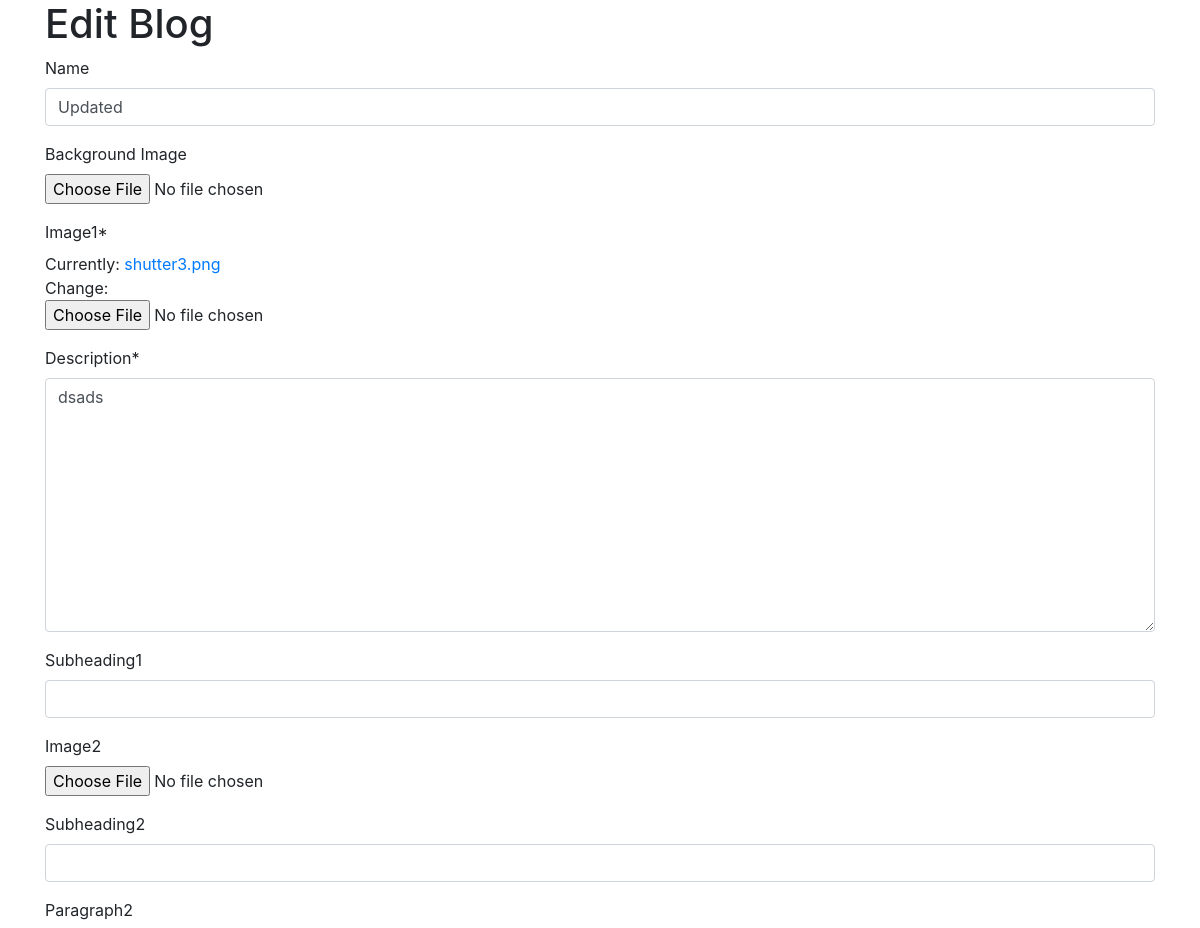
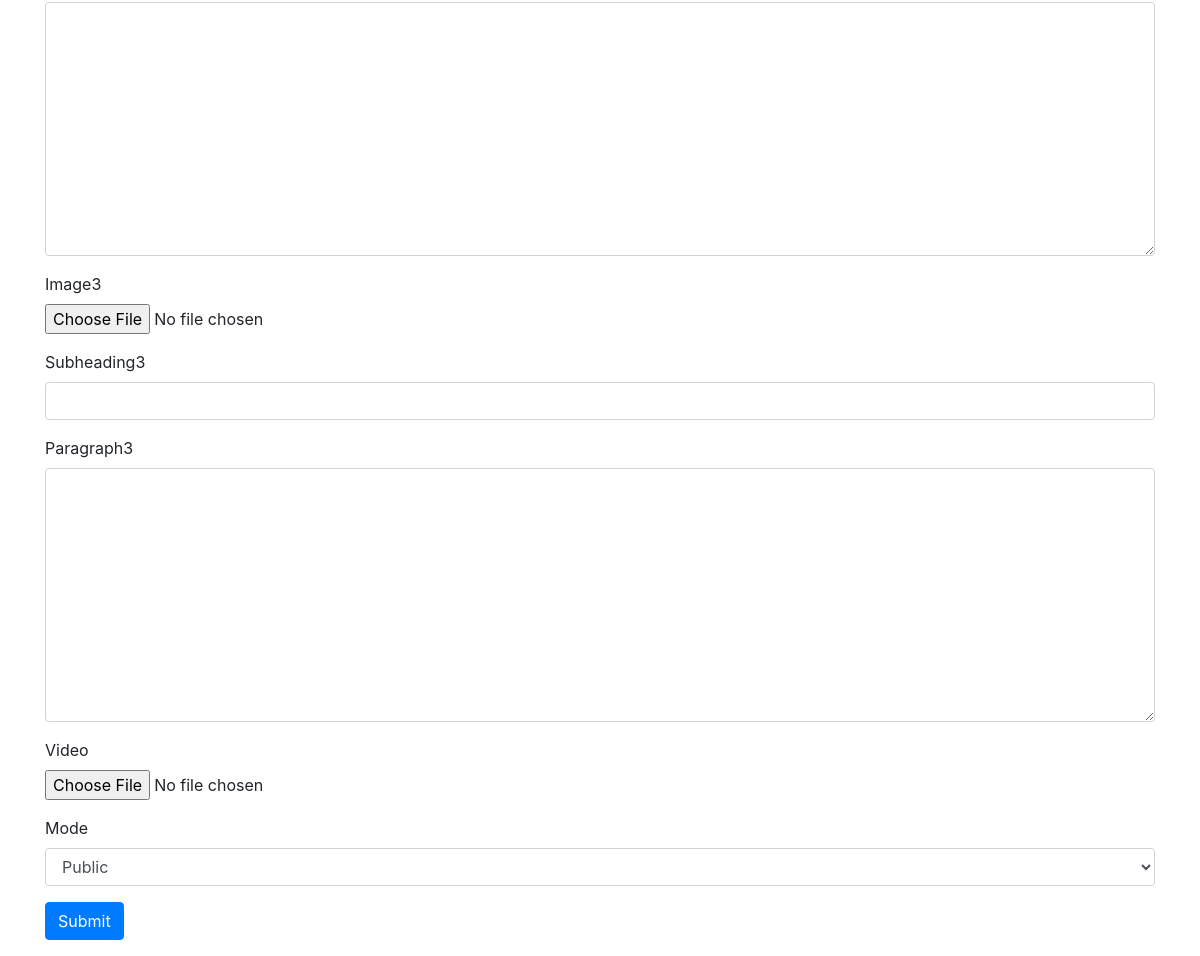
The app's page /EditBlog/admin-Blogs-22-05-2021-22-57-25, older data (2 pictures, top to bottom).
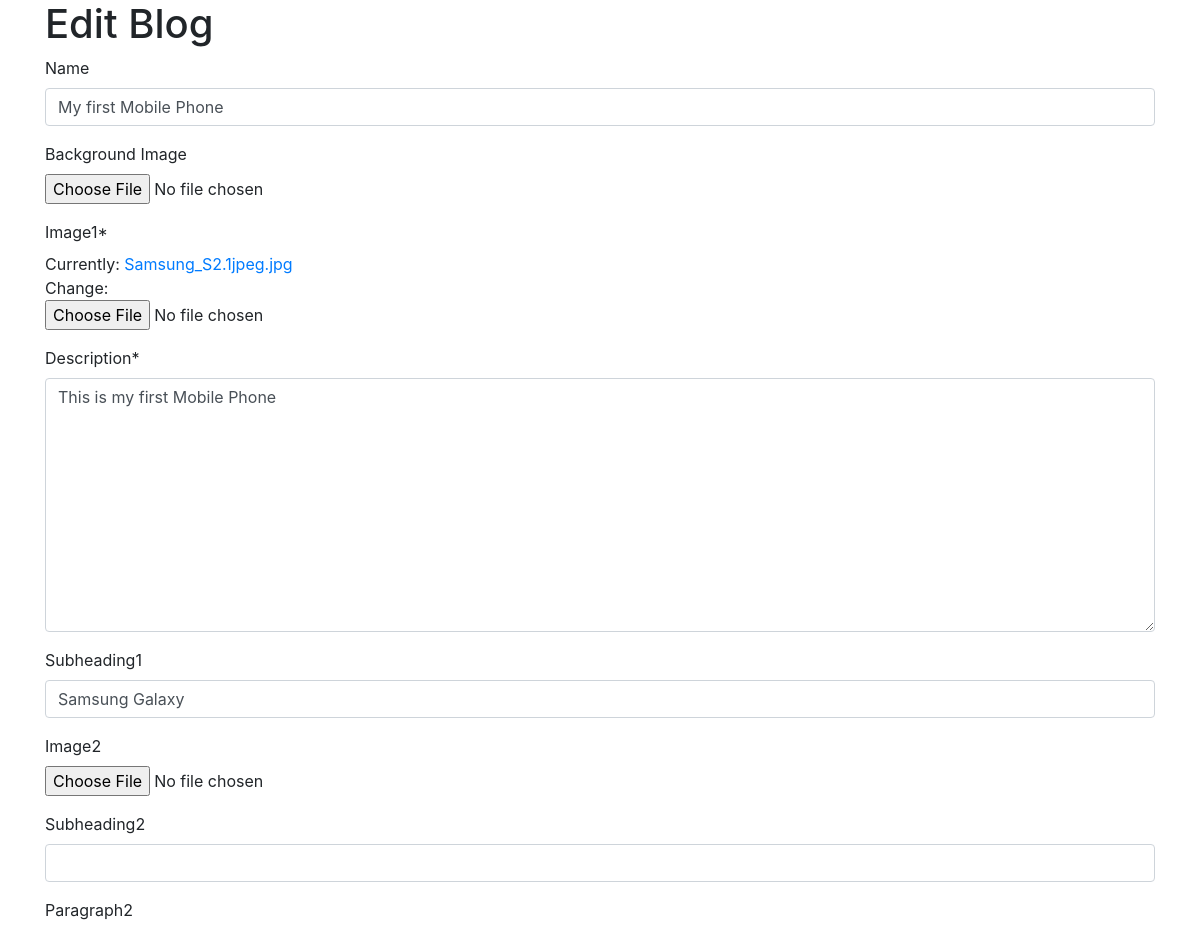
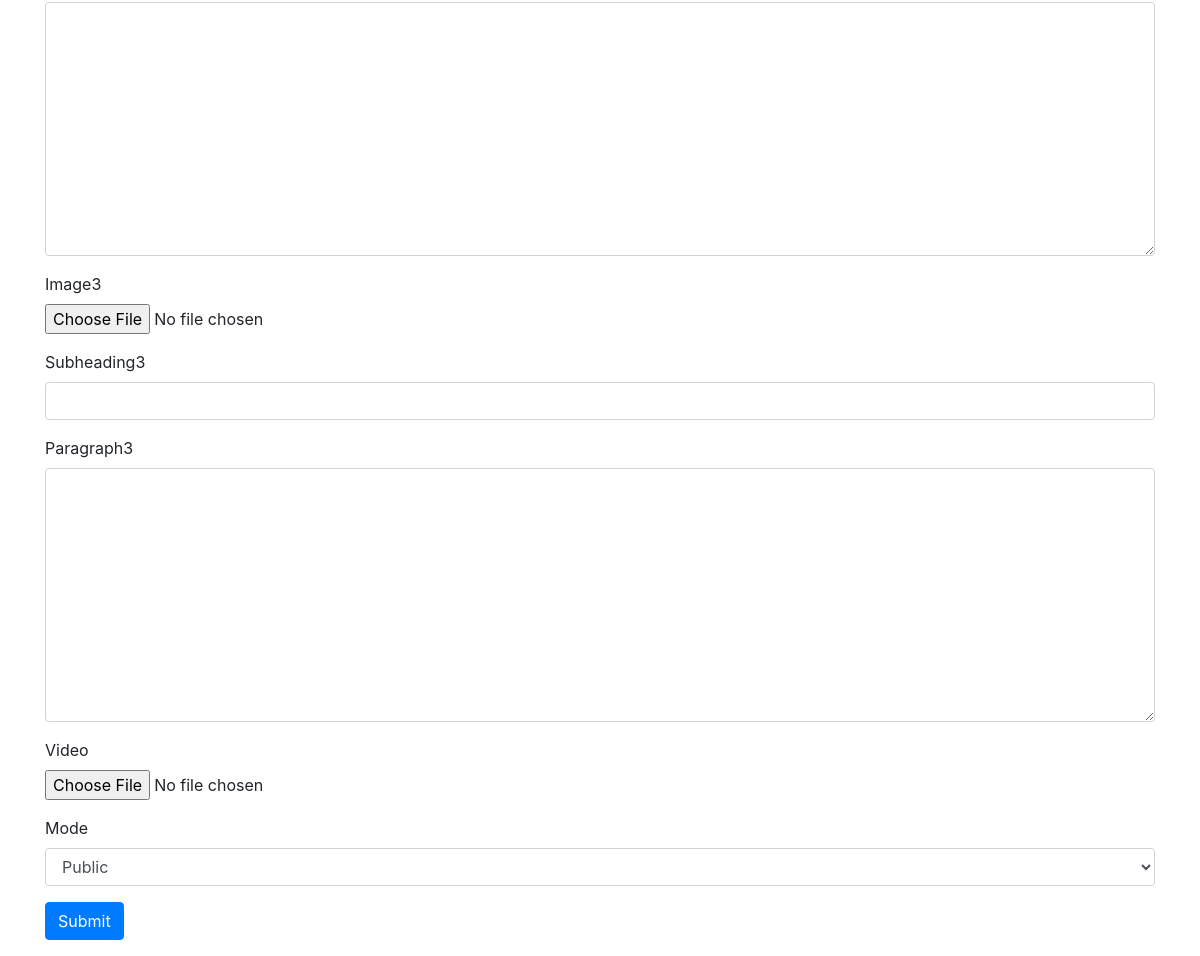
The same page, newer data (2 pictures, top to bottom).
### Blog/models.py (models this page shows, shortened)
class Blog(models.Model):
    user = models.ForeignKey(settings.AUTH_USER_MODEL,on_delete=models.CASCADE)
    Name = models.CharField(max_length=100,blank=True,null=True)
    Background_Image = models.ImageField(blank=True,null=True)
    Subheading1 = models.CharField(max_length=100,blank=True,null=True)
    Image1 = models.ImageField()# Required Fields
    Description = models.TextField() # Required Fields
    Subheading2 = models.CharField(max_length=100, blank=True, null=True)
    Image2 = models.ImageField(blank=True, null=True)
    Paragraph2 = models.TextField(blank=True,null=True)
    Subheading3 = models.CharField(max_length=100, blank=True, null=True)
    Image3 = models.ImageField(blank=True, null=True)
    Paragraph3 = models.TextField(blank=True,null=True)
    Date = models.DateField(auto_now_add=True,blank=True,null=True)
    Video = models.FileField(blank=True,null=True,upload_to="Videos")
    slug = models.SlugField(blank=True,null=True,unique=True)
    coments = models.ManyToManyField("Comments",blank=True)
    Mode = models.CharField(max_length=10,blank=True,null=True,choices=choices,default='Public')

### Blog/views.py (the view, shortened to what this page needs)
# urls.py: path('EditBlog/<slug>',views.EditBlog,name='EditBlog'),
def EditBlog(request,slug):
    blog = models.Blog.objects.get(slug=slug)
    if request.method == 'GET':
        form = forms.NewForm(instance=blog)
        return render(request,'EditBlog.html',{
            'form':form
        })

### Blog/forms.py
class NewForm(ModelForm):
    class Meta:
        model = Blog
        fields =[
            'Name','Background_Image','Image1','Description','Subheading1','Image2','Subheading2','Paragraph2','Image3','Subheading3'
            ,'Paragraph3','Video','Mode'
        ]

### Templates/EditBlog.html (shortened to what this page needs)
{% load crispy_forms_tags %}
{% load static %}
<link rel="stylesheet" href="{% static 'css/bootstrap.min.css' %}">
<div class="container">
    <div class="row">
        <div class="col">
             <h1>Edit Blog</h1>
            <form method="post" enctype="multipart/form-data">
                {{form|crispy}}
                <button class="btn btn-primary">Submit</button>
            </form>
            </div>
        </div>
    </div>

Row changes from the older to the newer data that the page shows:
changed Blog "Public": Name "Updated" → "My first Mobile Phone"; Description "dsads" → "This is my first Mobile Phone"; Subheading1 (not shown) → "Samsung Galaxy"
Text that changed along with them:
text no longer shown: "Name Background Image Image1 * Currently: shutter3.png Change: Description * Subheading1 Image2 Subheading2 Paragraph2 Image3 Subheading3 Paragraph3 Video Mode"
text now shown: "Name Background Image Image1 * Currently: Samsung_S2.1jpeg.jpg Change: Description * Subheading1 Image2 Subheading2 Paragraph2 Image3 Subheading3 Paragraph3 Video Mode"
